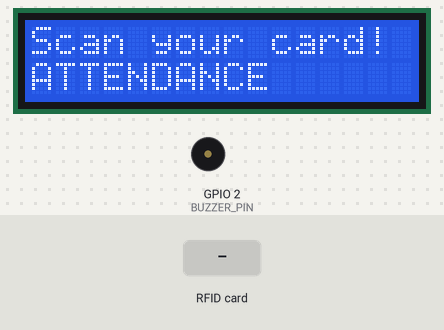
This sketch was run on a simulated ESP32. Shown: 16×2 character LCD, buzzer (waves = sounding, pin HIGH). The inputs (shaded band) are chosen by the test bench. WiFi joins after 1.5 s; servers stay silent unless stated; uploads are accepted with an empty reply; the local clock reads 2024-03-15 10:24:30 at power-on unless the sketch sets it; what the sketch prints to the serial monitor is not drawn.

Above: at 3.9 s.
4.0 s: RFID card 47 7A 20 66 held to the reader
At 4.59 s:
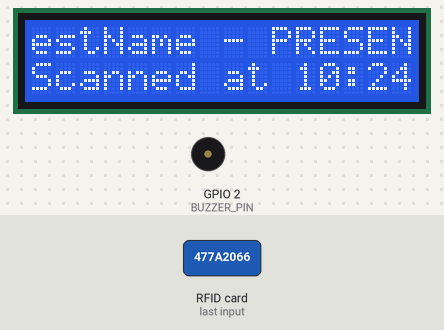
6.1 s: RFID card 3E EC 4E C6 held to the reader
At 6.45 s:
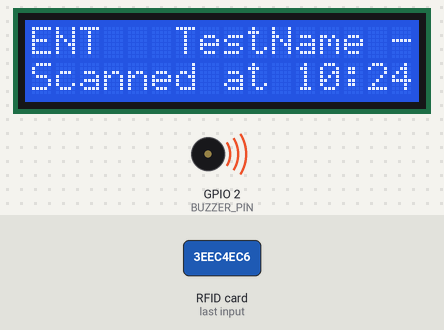
8.2 s: RFID card 8E 96 E5 C6 held to the reader
At 8.53 s:
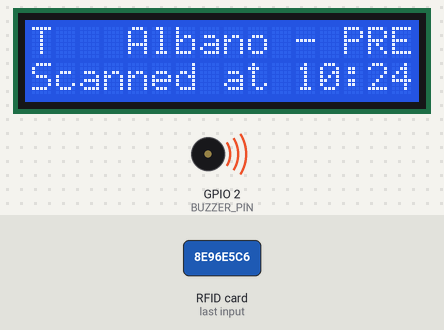
10.3 s: RFID card 5E 7A 19 C4 held to the reader
At 10.65 s:
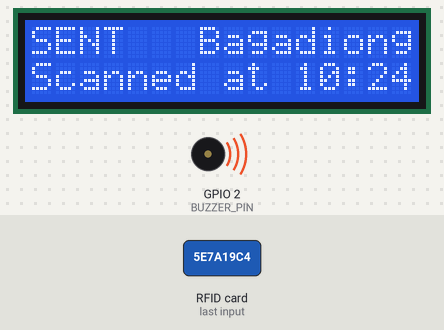
12.4 s: RFID card 8E 96 E5 C6 held to the reader
At 12.73 s:
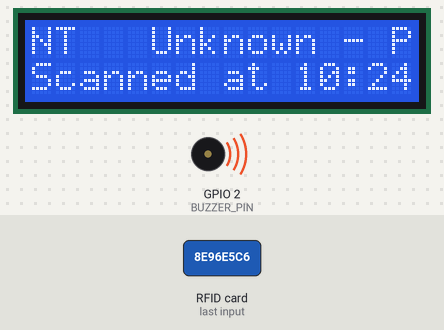
15.4 s: RFID card 47 7A 20 66 held to the reader
At 16.09 s:
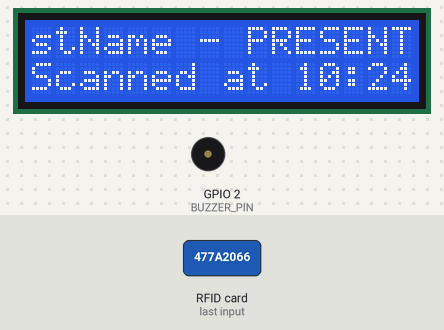
Timing chart, 0 to 18.4 s (numbered marks = the images above; inputs shaded):
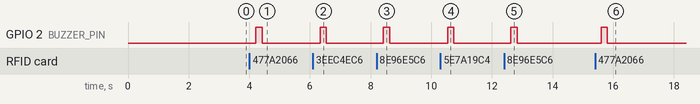

The sketch:

ArduinoNODEesp32sketch.ino
```cpp
#include <SPI.h>
#include <MFRC522.h>
#include <Wire.h>
#include <LiquidCrystal_I2C.h>
#include <WiFi.h>
#include <HTTPClient.h>
#include <time.h>

// --- Pins ---
#define SS_PIN 4
#define RST_PIN 15
#define BUZZER_PIN 2

LiquidCrystal_I2C lcd(0x27, 16, 2);
MFRC522 mfrc522(SS_PIN, RST_PIN);

// --- WiFi Credentials ---
const char* ssid = "HUAWEI nova 11i";
const char* password = "Password";

// --- Google Script URL ---
const char* googleScriptURL = "https://script.google.com/macros/s/AKfycbzBpGx65WmFq-_nOL32wh4WaJNsRN4aN_TUGTZJ-flx0iBYuLrBmAbAvdV9dnDP-4muaQ/exec";

// --- Cutoff for LATE ---
const int cutoffHour = 12;
const int cutoffMinute = 0;
const int cutoffSecond = 0;

// --- Status Display Variables ---
unsigned long statusDisplayStart = 0;
bool showingStatus = false;
String scrollText = "";
int scrollIndex = 0;
unsigned long scrollInterval = 100;
unsigned long lastScroll = 0;
String scannedAtTime = "";
String lastRFID = ""; // 🔒 Anti-double tap variable

void setup() {
  Serial.begin(115200);
  SPI.begin();
  mfrc522.PCD_Init();

  pinMode(BUZZER_PIN, OUTPUT);
  digitalWrite(BUZZER_PIN, LOW);

  lcd.init();
  lcd.backlight();
  displayReady();

  WiFi.begin(ssid, password);
  lcd.clear();
  lcd.print("Connecting WiFi");
  while (WiFi.status() != WL_CONNECTED) {
    delay(500);
    Serial.print(".");
  }

  lcd.clear();
  lcd.print("WiFi Connected");
  delay(1000);
  displayReady();
  Serial.print("WiFi connected with IP: ");
  Serial.println(WiFi.localIP());

  // Setup NTP time
  configTime(28800, 0, "time.google.com"); // UTC+8
  struct tm timeinfo;
  while (!getLocalTime(&timeinfo)) {
    Serial.println("Waiting for NTP...");
    delay(1000);
  }
}

void loop() {
  Serial.println("Waiting for card...");
  if (mfrc522.PICC_IsNewCardPresent() && mfrc522.PICC_ReadCardSerial()) {
    String currentRFID = "";
    for (byte i = 0; i < mfrc522.uid.size; i++) {
      currentRFID += String(mfrc522.uid.uidByte[i], HEX);
    }
    currentRFID.toUpperCase();

    if (currentRFID == lastRFID) {
      Serial.println("Duplicate scan ignored: " + currentRFID);
      mfrc522.PICC_HaltA();
      return;
    }

    lastRFID = currentRFID;

    String status = isLate() ? "LATE" : "PRESENT";
    String lastName = getLastName(currentRFID);
    String statusMessage = lastName + " - " + status;

    sendToGoogleSheet(currentRFID, status, lastName);

    digitalWrite(BUZZER_PIN, HIGH);
    delay(200);
    digitalWrite(BUZZER_PIN, LOW);

    scrollText = statusMessage + "   ";
    scrollIndex = 0;
    scannedAtTime = "Scanned at " + getFormattedTime();
    statusDisplayStart = millis();
    showingStatus = true;

    mfrc522.PICC_HaltA();
  }

  if (showingStatus) {
    if (millis() - lastScroll >= scrollInterval) {
      lastScroll = millis();
      lcd.setCursor(0, 0);
      String scrollDisplay = scrollText.substring(scrollIndex) + scrollText.substring(0, scrollIndex);
      lcd.print(scrollDisplay.substring(0, 16));
      scrollIndex = (scrollIndex + 1) % scrollText.length();
    }

    lcd.setCursor(0, 1);
    lcd.print(scannedAtTime + "    ");

    if (millis() - statusDisplayStart >= 2500) {
      showingStatus = false;
      lastRFID = ""; // ✅ Reset after message shown
      displayReady();
    }
  }
}

void sendToGoogleSheet(String rfid, String status, String lastname) {
  if (WiFi.status() == WL_CONNECTED) {
    HTTPClient http;
    String url = String(googleScriptURL) + "?rfid=" + rfid + "&status=" + status + "&lastname=" + lastname;
    http.begin(url);
    int httpCode = http.GET();
    if (httpCode > 0) {
      String payload = http.getString();
      Serial.println("Google Sheet response: " + payload);
    } else {
      Serial.println("Error sending to Google Sheet");
    }
    http.end();
  } else {
    Serial.println("WiFi not connected");
  }
}

bool isLate() {
  struct tm timeinfo;
  if (!getLocalTime(&timeinfo)) return false;
  int hour = timeinfo.tm_hour;
  int minute = timeinfo.tm_min;
  int second = timeinfo.tm_sec;
  if (hour > cutoffHour) return true;
  if (hour == cutoffHour && minute > cutoffMinute) return true;
  if (hour == cutoffHour && minute == cutoffMinute && second > cutoffSecond) return true;
  return false;
}

String getFormattedTime() {
  struct tm timeinfo;
  if (!getLocalTime(&timeinfo)) return "??:??";
  int hour = timeinfo.tm_hour;
  int minute = timeinfo.tm_min;
  int displayHour = hour % 12;
  if (displayHour == 0) displayHour = 12;
  String ampm = hour < 12 ? "AM" : "PM";
  char buf[10];
  sprintf(buf, "%d:%02d %s", displayHour, minute, ampm.c_str());
  return String(buf);
}

String getLastName(String rfid) {
  if (rfid == "477A2066") return "TestName";
  if (rfid == "3EEC4EC6") return "Albano";
  if (rfid == "1F748CD") return "Amon";
  if (rfid == "8E96E5C6") return "Bagadiong";
  if (rfid == "DE5947C6") return "Cagado";
  if (rfid == "5E4D6C6") return "Cangas";
  if (rfid == "C1A36F4A") return "Chua";
  if (rfid == "9EF8E3C6") return "Collado";
  if (rfid == "7EADEFC5") return "Corales";
  if (rfid == "EEA10C6") return "DeGuzman";
  if (rfid == "C2D9BA6D") return "DelosReyes";
  if (rfid == "1E9D43C6") return "Didulo";
  if (rfid == "BE263DC6") return "Domasig";
  if (rfid == "4E3DE0C6") return "Ebuenga";
  if (rfid == "EEEDB4C5") return "Eraldo";
  if (rfid == "8EBEE5C6") return "Ereno";
  if (rfid == "5EFCECC6") return "Erese";
  if (rfid == "4ED359C6") return "Garcia";
  if (rfid == "DE30E6C6") return "Grape";
  if (rfid == "FE17ECC6") return "Gural";
  if (rfid == "9E65F1C6") return "Hadidi";
  if (rfid == "CEABB8C5") return "Jodilla";
  if (rfid == "BEAFBC6") return "Joson";
  if (rfid == "4EC4E8C6") return "Lilam";
  if (rfid == "EE6AF7C5") return "Libre";
  if (rfid == "41AA554A") return "Magahis";
  if (rfid == "3E7DF9C5") return "Maneclang";
  if (rfid == "CE6FBFC5") return "Morallo";
  if (rfid == "7E1BEBC6") return "Pagaspas";
  if (rfid == "5E96BFC5") return "Ragadio";
  if (rfid == "CE2740C6") return "Ramilo";
  if (rfid == "4EBBFEC5") return "Revillas";
  if (rfid == "8E5F7C6") return "Rotairo";
  if (rfid == "5EE25DC6") return "Santarin";
  if (rfid == "6EB6E1C6") return "Sareno";
  if (rfid == "CE19BEC5") return "Suva";
  if (rfid == "7EA3EBC6") return "Tañag";
  if (rfid == "BEB56C6") return "ValdezAyla";
  if (rfid == "E41EBC6") return "ValdezMatt";
  if (rfid == "F1A5494A") return "Villaronte";
  if (rfid == "F113ED4A") return "SirCharles";
  if (rfid == "E3802AC") return "SirPao";
  return "Unknown";
}

void displayReady() {
  lcd.clear();
  lcd.setCursor(0, 0);
  lcd.print("Scan your card!");
  lcd.setCursor(0, 1);
  lcd.print("ATTENDANCE");
}
```

Measured:
- after the input at 4.0 s, GPIO 2 (BUZZER_PIN): LOW → HIGH after 0.22 s, → LOW 0.20 s later; the display: first changes after 0.45 s (image 1 shows a later state)
- after the input at 6.1 s, GPIO 2 (BUZZER_PIN): LOW → HIGH after 0.24 s, → LOW 0.20 s later
- after the input at 8.2 s, GPIO 2 (BUZZER_PIN): LOW → HIGH after 0.22 s, → LOW 0.20 s later
- after the input at 10.3 s, GPIO 2 (BUZZER_PIN): LOW → HIGH after 0.25 s, → LOW 0.20 s later
- after the input at 12.4 s, GPIO 2 (BUZZER_PIN): LOW → HIGH after 0.23 s, → LOW 0.20 s later
- after the input at 15.4 s, GPIO 2 (BUZZER_PIN): LOW → HIGH after 0.21 s, → LOW 0.20 s later; the display: first differs from a run without the input after 0.44 s (image 6 shows a later state)
- what the display in image 3 shows lasts 0.4 s, from 8.2 s to 8.6 s
